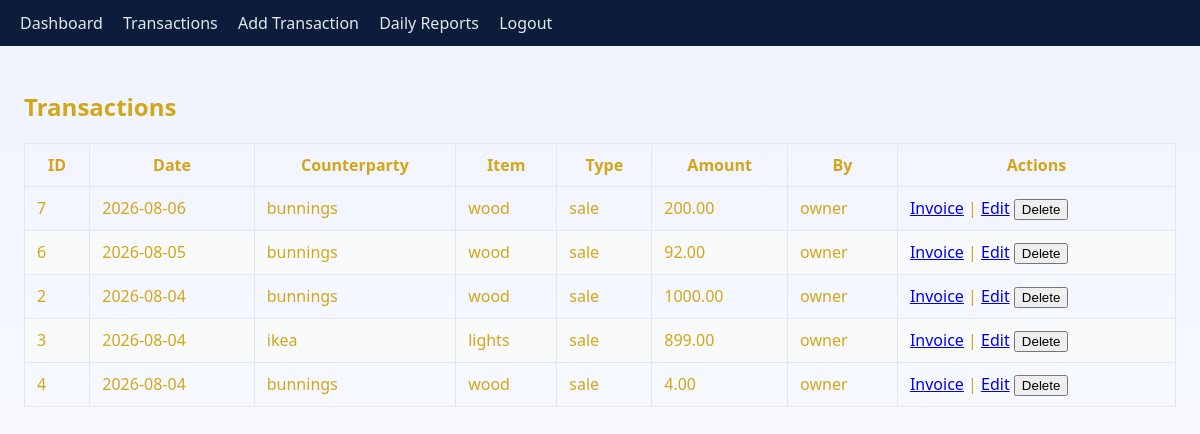
Page /transactions (signed in) on the earlier database version.
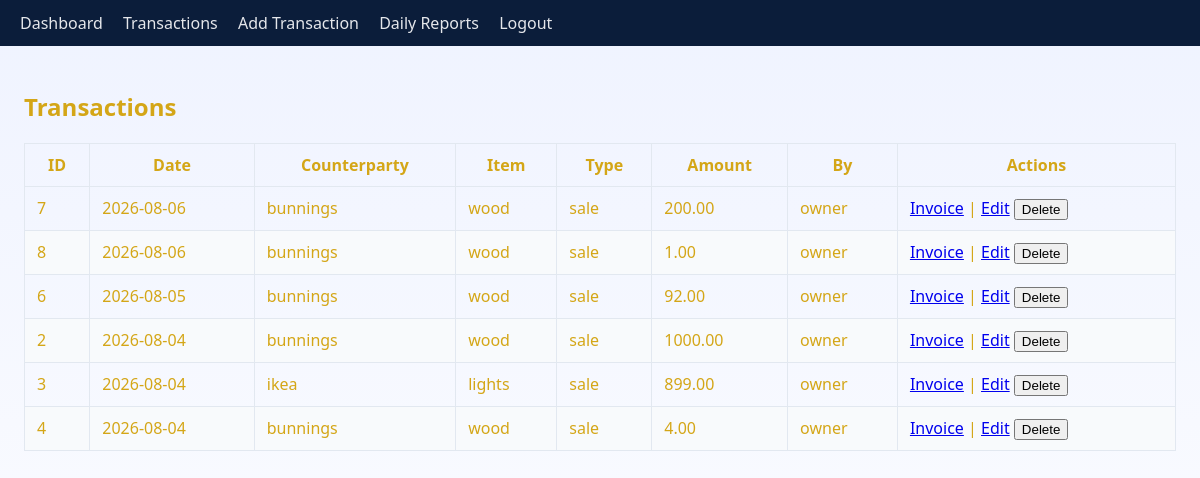
Same page on the later database version.
### tables this page shows
CREATE TABLE transactions (
        id INTEGER PRIMARY KEY AUTOINCREMENT,
        counterparty TEXT NOT NULL,
        item TEXT NOT NULL,
        transaction_type TEXT NOT NULL,
        amount REAL NOT NULL,
        date TEXT NOT NULL,
        description TEXT,
        created_by TEXT NOT NULL,
        created_at TEXT NOT NULL
    );

### app.py (the view)
@app.route('/transactions')
@login_required
def transactions():
    rows = query_db('SELECT * FROM transactions ORDER BY date DESC')
    return render_template('transactions.html', transactions=rows)

### app.py (called while the page is built)
def get_db():
    db = getattr(g, '_database', None)
    if db is None:
        db = g._database = sqlite3.connect(DB_PATH)
        db.row_factory = sqlite3.Row
    return db

@app.teardown_appcontext
def close_connection(exception):
    db = getattr(g, '_database', None)
    if db is not None:
        db.close()

def query_db(query, args=(), one=False):
    cur = get_db().execute(query, args)
    rv = cur.fetchall()
    cur.close()
    return (rv[0] if rv else None) if one else rv

def login_required(f):
    from functools import wraps
    @wraps(f)
    def wrapped(*args, **kwargs):
        if 'user_id' not in session:
            return redirect(url_for('login'))
        return f(*args, **kwargs)
    return wrapped

@app.before_request
def load_logged_in_user():
    user_id = session.get('user_id')
    g.user = None
    if user_id:
        g.user = query_db('SELECT id, username, role FROM users WHERE id = ?', (user_id,), one=True)

### templates/transactions.html
{% extends 'base.html' %}
{% block content %}
<h2>Transactions</h2>
<table>
  <thead>
    <tr>
      <th>ID</th>
      <th>Date</th>
      <th>Counterparty</th>
      <th>Item</th>
      <th>Type</th>
      <th>Amount</th>
      <th>By</th>
      <th>Actions</th>
    </tr>
  </thead>
  <tbody>
  {% for t in transactions %}
    <tr>
      <td>{{ t.id }}</td>
      <td>{{ t.date }}</td>
      <td>{{ t.counterparty }}</td>
      <td>{{ t.item }}</td>
      <td>{{ t.transaction_type }}</td>
      <td>{{ '%.2f'|format(t.amount) }}</td>
      <td>{{ t.created_by }}</td>
      <td>
        {% if session.role == 'owner' %}
          <a href="/invoices/{{t.id}}">Invoice</a>
          | <a href="/transactions/edit/{{t.id}}">Edit</a>
          <form action="/transactions/delete/{{t.id}}" method="post" style="display:inline">
            <button type="submit" onclick="return confirm('Delete?')">Delete</button>
          </form>
        {% else %}
          <a href="/invoices/{{t.id}}">Invoice</a>
        {% endif %}
      </td>
    </tr>
  {% endfor %}
  </tbody>
</table>
{% endblock %}

Differences in the rows shown:
added transactions: id "8", date "2026-08-06", counterparty "bunnings", item "wood", transaction_type "sale", amount "1.00", created_by "owner"
